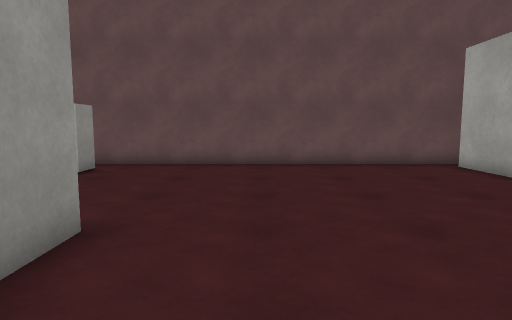
View 1 (above)

15 first-person views from a walk through a scene from a Unity 3-D project. The camera is 1.3 m above the floor, tilts 6° down and sees 75° across. The floor is counted in squares, 0.9 m on a side. Each view is taken from the middle of a square. On the plan, view 1 faces up. The plan holds only what a view shows up to about 15 squares ahead; the rest is blank. The player character is not drawn. Surface patterns are stand-ins for the level's own textures.

View 2
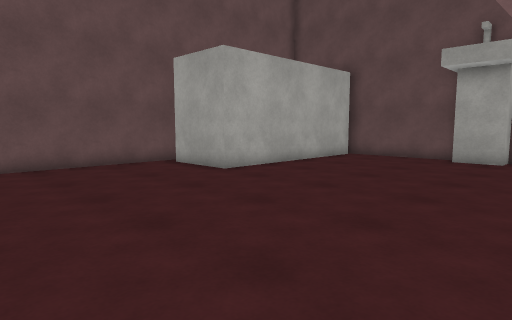

View 3
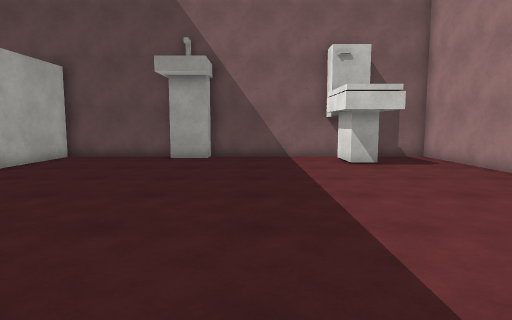

View 4
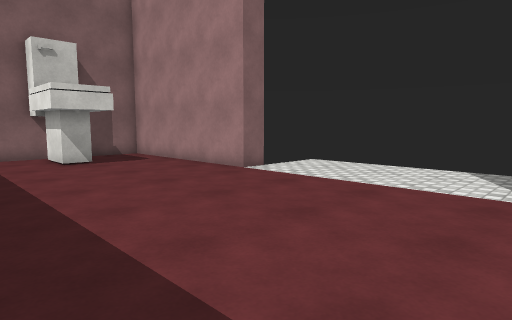

View 5
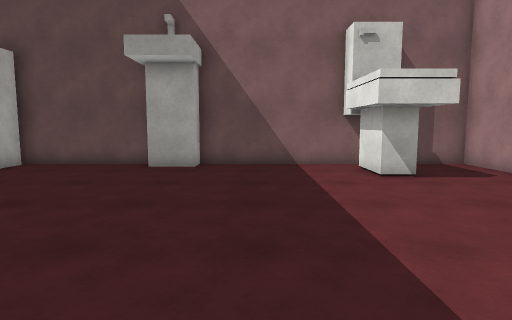

View 6
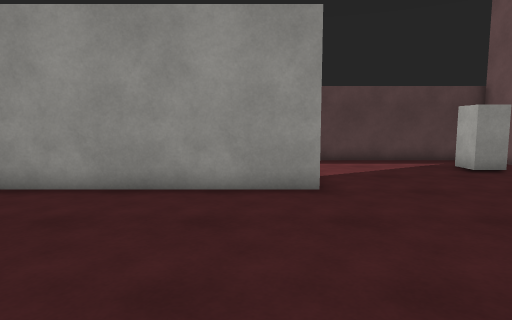

View 7
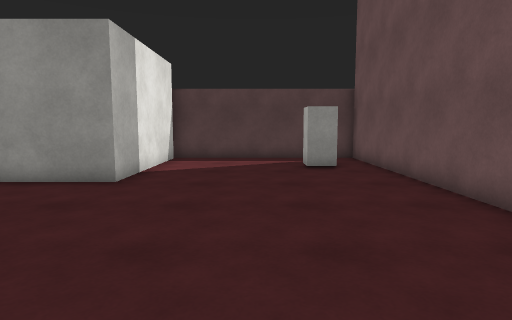

View 8
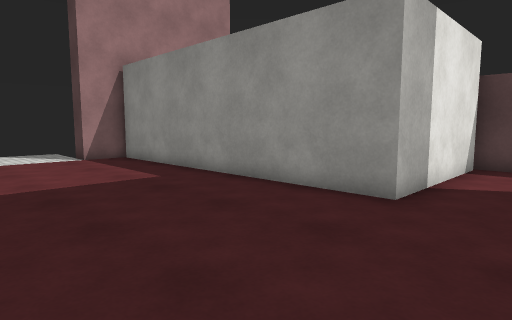

View 9
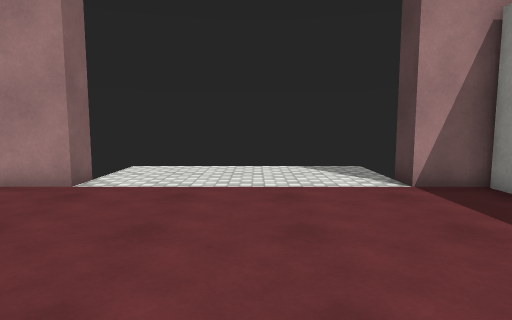

View 10
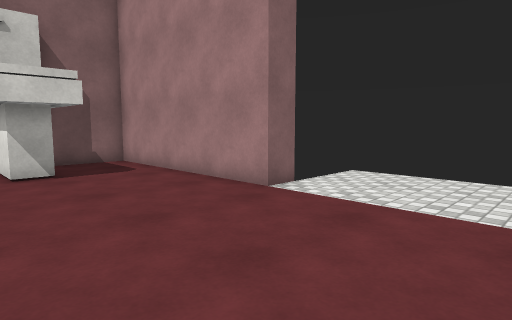

View 11
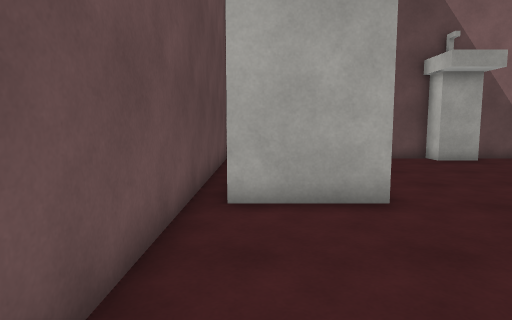

View 12
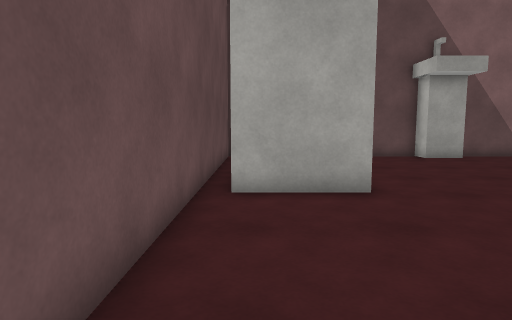

View 13
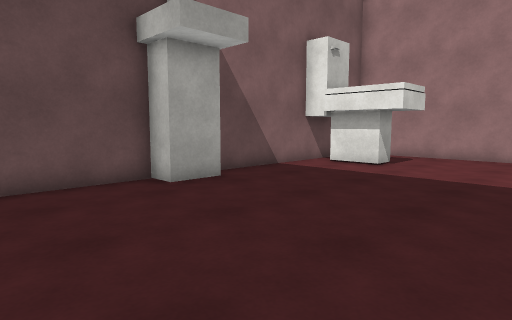

View 14
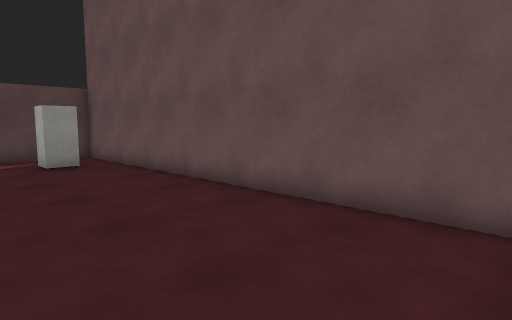

View 15
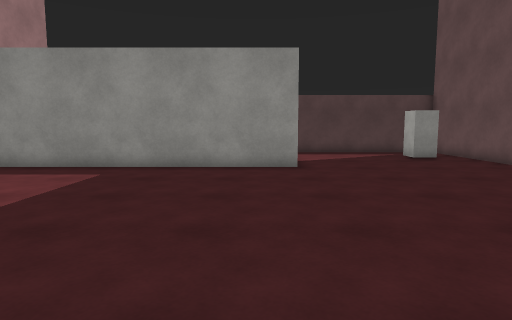

### Floor plan
Points are (right, up) in squares from view 1. A wall is a line through its corners. A room is listed if a view was taken in it or the views show most of it. See-through windows are left out.
Room 1 (views 1, 2, 3, 4, 5, 6, 7, 8, 9, 10, 11, 12, 13, 14, 15)
walls: (7.3, -8.8) (7.3, -7.7) (15.3, -7.7) (15.3, 2.1) (14.3, 2.1) (14.3, 2.6); (15.3, 3.6) (15.3, 8.5) (7.1, 8.5) (7.1, 11.6); (14.2, -3.2) (15.4, -3.2); (15.4, 12.3) (-8.7, 12.3) (-8.7, 4.4) (-2.4, 4.4) (-2.4, -7.7) (-0.7, -7.7) (-0.7, -8.8)
objects: block (-6, 10) to (-5, 10); block (14, -4); block (15, 3)

Positions as (right, up) in squares from view 1, and headings:
1: (0, 0), facing up
2: (0, 0), facing up-right
3: (0, 0), facing right
4: (-1, 0), facing down-right
5: (3, 0), facing right
6: (5, 3), facing left
7: (6, 8), facing left
8: (4, 7), facing down-left
9: (3, 0), facing down
10: (2, -2), facing down-right
11: (1, 11), facing right
12: (0, 11), facing right
13: (7, 8), facing down-right
14: (7, 7), facing up-left
15: (9, 3), facing left
